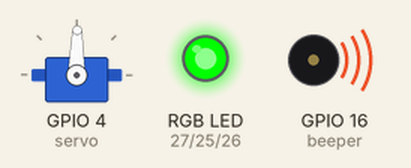
The program below on a simulated ESP32 board running MicroPython. Parts: servo, an RGB LED mixed from three pins (HIGH = lit), buzzer (waves = sounding). Servo angles are drawn from the pulse width (0.5 ms = 0°, 2.5 ms = 180°). At 8.3 s the program stops and its outputs stay as they are.

Above: at 0.15 s.
At 5.4 s:
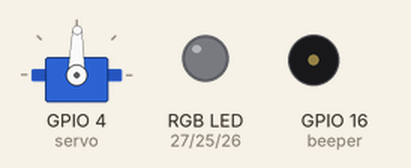
At 6.9 s:
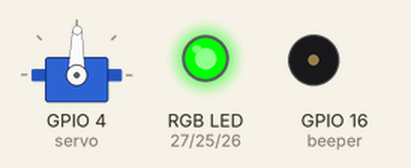
At 8.4 s:
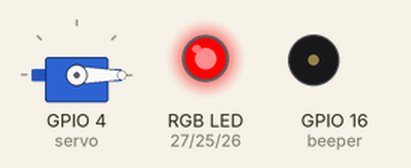
Timing chart, 0 to 9.8 s (numbered marks = the images above):
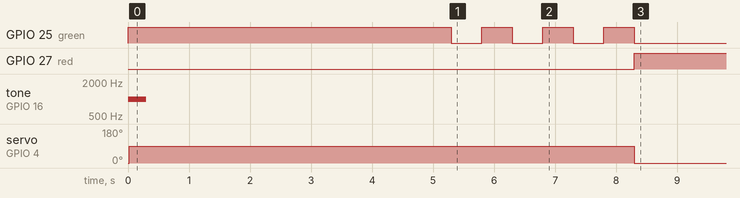

The program:

design_crossing.py
```python
from machine import Pin, PWM
import time

red = PWM(Pin(27))
green = PWM(Pin(25))
blue = PWM(Pin(26))
red.freq(1000)
green.freq(1000)
blue.freq(1000)
beeper = PWM(Pin(16))
beeper.freq(440)
beeper.duty(0)
servo = PWM(Pin(4))
servo.freq(50)
servo.duty_u16(1638)


def set_color(r, g, b):
    red.duty(r * 1023 // 255)
    green.duty(g * 1023 // 255)
    blue.duty(b * 1023 // 255)


set_color(0, 255, 0)
servo.duty_u16(1638 + 90 * 6462 // 180)
beeper.freq(1000)
beeper.duty(512)
time.sleep(0.3)
beeper.duty(0)
time.sleep(5)
for i in range(3):
    set_color(0, 0, 0)
    time.sleep(0.5)
    set_color(0, 255, 0)
    time.sleep(0.5)
set_color(255, 0, 0)
servo.duty_u16(1638 + 0 * 6462 // 180)
```

Measured:
- by itself, GPIO 25 (green): repeats every 1.0 s: LOW 0.50 s, HIGH 0.50 s
- by itself, GPIO 27 (red): LOW → HIGH at 8.3 s
- by itself, tone on GPIO 16 (beeper): silent → 1000 Hz at 0.00 s, → silent 0.30 s later
- by itself, servo on GPIO 4 (servo): 0° → 89° at 0.02 s, → 0° 8.3 s later
